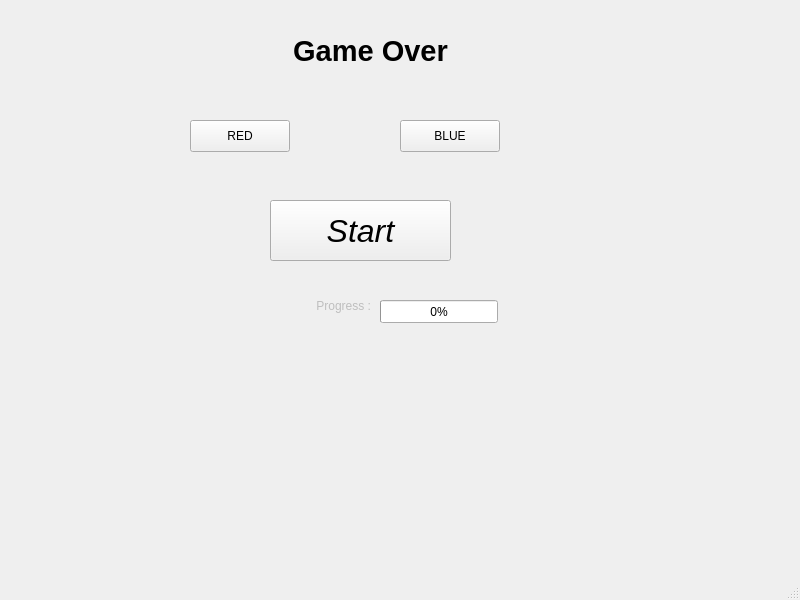
<?xml version="1.0" encoding="UTF-8"?>
<ui version="4.0">
 <class>MainWindow</class>
 <widget class="QMainWindow" name="MainWindow">
  <property name="geometry">
   <rect>
    <x>0</x>
    <y>0</y>
    <width>800</width>
    <height>600</height>
   </rect>
  </property>
  <property name="windowTitle">
   <string>SimonGame</string>
  </property>
  <widget class="QWidget" name="centralwidget">
   <widget class="QPushButton" name="startButton">
    <property name="geometry">
     <rect>
      <x>270</x>
      <y>200</y>
      <width>181</width>
      <height>61</height>
     </rect>
    </property>
    <property name="font">
     <font>
      <family>.AppleSystemUIFont</family>
      <pointsize>24</pointsize>
      <italic>true</italic>
      <underline>false</underline>
      <kerning>true</kerning>
      <fontweight>Black</fontweight>
     </font>
    </property>
    <property name="autoFillBackground">
     <bool>false</bool>
    </property>
    <property name="text">
     <string>Start</string>
    </property>
    <property name="iconSize">
     <size>
      <width>16</width>
      <height>16</height>
     </size>
    </property>
    <property name="flat">
     <bool>false</bool>
    </property>
   </widget>
   <widget class="QPushButton" name="redButton">
    <property name="geometry">
     <rect>
      <x>190</x>
      <y>120</y>
      <width>100</width>
      <height>32</height>
     </rect>
    </property>
    <property name="autoFillBackground">
     <bool>true</bool>
    </property>
    <property name="text">
     <string>RED</string>
    </property>
   </widget>
   <widget class="QPushButton" name="blueButton">
    <property name="geometry">
     <rect>
      <x>400</x>
      <y>120</y>
      <width>100</width>
      <height>32</height>
     </rect>
    </property>
    <property name="autoFillBackground">
     <bool>true</bool>
    </property>
    <property name="text">
     <string>BLUE</string>
    </property>
   </widget>
   <widget class="QProgressBar" name="progressBar">
    <property name="geometry">
     <rect>
      <x>380</x>
      <y>300</y>
      <width>118</width>
      <height>23</height>
     </rect>
    </property>
    <property name="value">
     <number>0</number>
    </property>
   </widget>
   <widget class="QLabel" name="gameOverLabel">
    <property name="enabled">
     <bool>true</bool>
    </property>
    <property name="geometry">
     <rect>
      <x>260</x>
      <y>30</y>
      <width>221</width>
      <height>41</height>
     </rect>
    </property>
    <property name="font">
     <font>
      <pointsize>22</pointsize>
      <bold>true</bold>
     </font>
    </property>
    <property name="text">
     <string>Game Over</string>
    </property>
    <property name="alignment">
     <set>Qt::AlignmentFlag::AlignCenter</set>
    </property>
   </widget>
   <widget class="QLabel" name="progressLabel">
    <property name="enabled">
     <bool>false</bool>
    </property>
    <property name="geometry">
     <rect>
      <x>270</x>
      <y>290</y>
      <width>101</width>
      <height>31</height>
     </rect>
    </property>
    <property name="text">
     <string>Progress :</string>
    </property>
    <property name="alignment">
     <set>Qt::AlignmentFlag::AlignRight|Qt::AlignmentFlag::AlignTrailing|Qt::AlignmentFlag::AlignVCenter</set>
    </property>
   </widget>
  </widget>
  <widget class="QMenuBar" name="menubar">
   <property name="geometry">
    <rect>
     <x>0</x>
     <y>0</y>
     <width>800</width>
     <height>36</height>
    </rect>
   </property>
  </widget>
  <widget class="QStatusBar" name="statusbar"/>
 </widget>
 <resources/>
 <connections/>
</ui>
